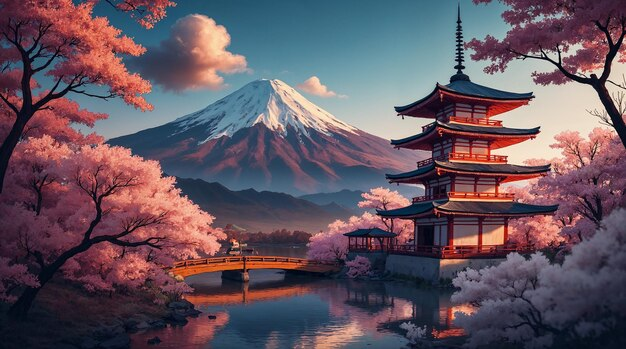
#> input picture b.png, 626 x 349 px, given in place of b.jpg, which was not available
$ python main.py
#> lines starting #> are read from the running program, lines starting #| are printed output that depends on the picture; pictures that were not available may be replaced by others from this repository, and a replacement may not be noted
import cv2

ext_flags = ["jpg", "png", "jpeg"]
read_flags = [cv2.IMREAD_COLOR, cv2.IMREAD_GRAYSCALE, cv2.IMREAD_UNCHANGED]
window_flags = [cv2.WINDOW_AUTOSIZE, cv2.WINDOW_NORMAL, cv2.WINDOW_FREERATIO]

for i in range(len(read_flags)):
    loaded_img = cv2.imread(
        f"b.{ext_flags[i]}", read_flags[i]
    )
#> loaded_img is the input picture: shape (349, 626, 3); mean B, G, R 95.5, 84.4, 100.5
    cv2.namedWindow(f"Image_{i + 1}", window_flags[i])
    cv2.imshow(f"Image_{i + 1}", loaded_img)

cv2.waitKey(0)
cv2.destroyAllWindows()


cap = cv2.VideoCapture(0)
if cap.isOpened():
    fps = cap.get(cv2.CAP_PROP_FPS)
    width = int(cap.get(cv2.CAP_PROP_FRAME_WIDTH))
    height = int(cap.get(cv2.CAP_PROP_FRAME_HEIGHT))

    while True:
        ret, frame = cap.read()
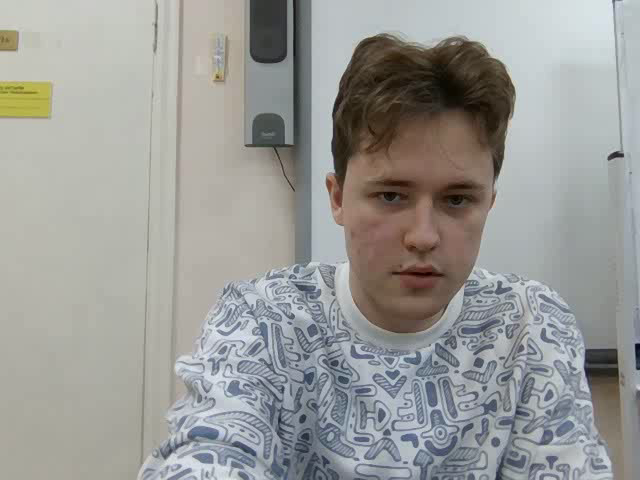
#> input picture frame 0 of Pz0V.avi, 640 x 480 px, given in place of the camera
#> frame is the input picture: shape (480, 640, 3); mean B, G, R 151.2, 154.2, 154
        if not ret:
            break

        small = cv2.resize(frame, (320, 240))
        gray = cv2.cvtColor(small, cv2.COLOR_BGR2GRAY)
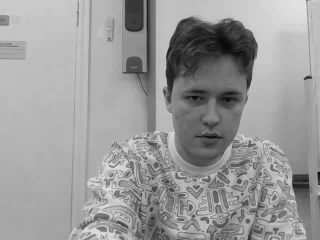
#> gray: shape (240, 320); min 8, max 230, mean 153.9
        hsv = cv2.cvtColor(small, cv2.COLOR_BGR2HSV)
#> hsv: shape (240, 320, 3); mean H, S, V 60.1, 30.3, 160.6

        cv2.imshow("Original", small)
        cv2.imshow("Gray", gray)
        cv2.imshow("HSV", hsv)

        if cv2.waitKey(60) & 0xFF == ord("q"):
#> (key q is pressed here)
            break

    cap.release()
cv2.destroyAllWindows()


cap = cv2.VideoCapture(0)
if cap.isOpened():
    fourcc = cv2.VideoWriter_fourcc(*"XVID")
    out = cv2.VideoWriter("Pz0V.avi", fourcc, 20.0, (640, 480))

    while True:
        ret, frame = cap.read()
        if not ret:
            break

        frame = cv2.resize(frame, (640, 480))
        out.write(frame)
        cv2.imshow("Recording", frame)

        if cv2.waitKey(60) & 0xFF == ord("q"):
#> (key q is pressed here)
            break

    cap.release()
    out.release()

cv2.destroyAllWindows()


color_img = cv2.imread("b.png")

hsv_img = cv2.cvtColor(color_img, cv2.COLOR_BGR2HSV)
#> hsv_img: shape (349, 626, 3); mean H, S, V 109.9, 106.6, 118.1

cv2.imshow("BGR", color_img)
cv2.imshow("HSV", hsv_img)

cv2.waitKey(0)
cv2.destroyAllWindows()


cap = cv2.VideoCapture(0)
if cap.isOpened():
    while True:
        ret, frame = cap.read()
        if not ret:
            break

        h, w = frame.shape[:2]
#> h = 480; w = 640
        center_x, center_y = w // 2, h // 2
#> center_x = 320; center_y = 240
        vw, vh = 24, 100
        hw, hh = 100, 24
        cv2.rectangle(
            frame,
            (center_x - vw, center_y - vh),
            (center_x + vw, center_y + vh),
            (0, 0, 255),
            5,
        )
        cv2.rectangle(
            frame,
            (center_x - hw, center_y - hh),
            (center_x + hw, center_y + hh),
            (0, 0, 255),
            5,
        )

        cv2.imshow("t6", frame)

        if cv2.waitKey(60) & 0xFF == ord("q"):
#> (key q is pressed here)
            break

    cap.release()
cv2.destroyAllWindows()


cap = cv2.VideoCapture(0)
if cap.isOpened():
    while True:
        ret, frame = cap.read()
        if not ret:
            break
        h, w = frame.shape[:2]
        center_x, center_y = w // 2, h // 2

        center_pixel = frame[center_y, center_x]
#> center_pixel = [189, 187, 178]
        b, g, r = center_pixel[0], center_pixel[1], center_pixel[2]
#> b = 189; g = 187; r = 178

        distances = [
            abs(int(r) - 255) + abs(int(g) - 0) + abs(int(b) - 0),
            abs(int(r) - 0) + abs(int(g) - 255) + abs(int(b) - 0),
            abs(int(r) - 0) + abs(int(g) - 0) + abs(int(b) - 255),
        ]
#> distances = [453, 435, 431]

        idx = distances.index(min(distances))
#> idx = 2
        colors = [(0, 0, 255), (0, 255, 0), (255, 0, 0)]

        cross_color = colors[idx]
#> cross_color = (255, 0, 0)
        color_names = ["Red", "Green", "Blue"]

        cv2.rectangle(
            frame,
            (center_x - 5, center_y - 40),
            (center_x + 5, center_y + 40),
            cross_color,
            -1,
        )
        cv2.rectangle(
            frame,
            (center_x - 40, center_y - 5),
            (center_x + 40, center_y + 5),
            cross_color,
            -1,
        )
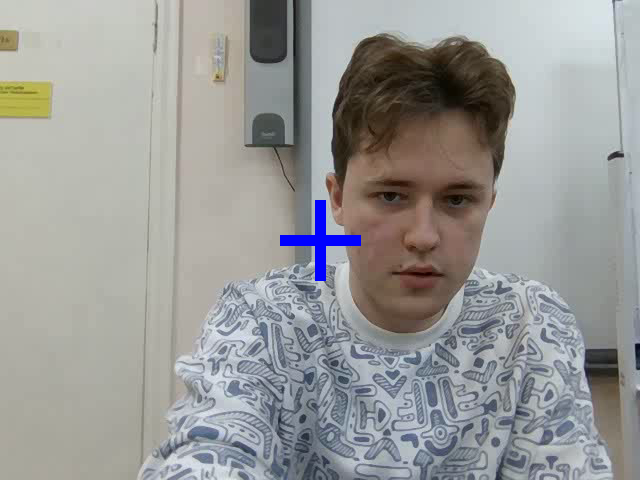
#> frame: shape (480, 640, 3); mean B, G, R 151.7, 153.3, 153.1

        cv2.imshow("Color Cross", frame)

        if cv2.waitKey(60) & 0xFF == ord("q"):
#> (key q is pressed here)
            break

    cap.release()
cv2.destroyAllWindows()


cap = cv2.VideoCapture(1)
if cap.isOpened():
    while True:
        ret, frame = cap.read()
        if not ret:
            break

        cv2.imshow("Phone Camera", frame)

        if cv2.waitKey(60) & 0xFF == ord("q"):
#> (key q is pressed here)
            break

    cap.release()
    cv2.destroyAllWindows()
else:
    cap.release()
